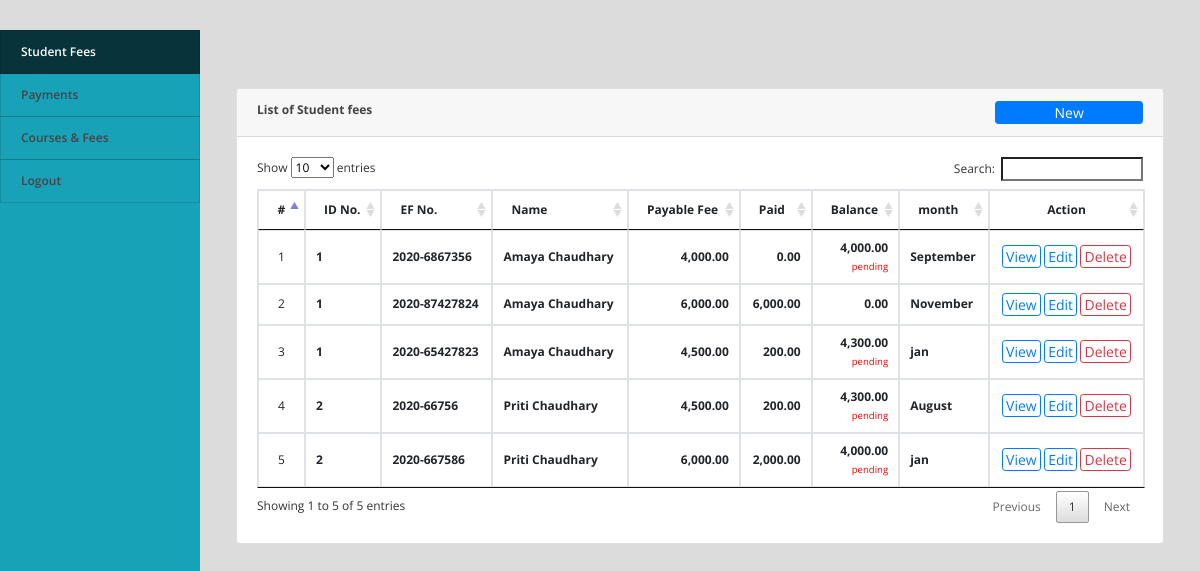
/accountant/index.php?page=fees (signed in), run on the app's committed database.
### tables this page shows
CREATE TABLE `student_ef_list` (
  `id` int(30) NOT NULL,
  `student_id` int(30) NOT NULL,
  `ef_no` varchar(200) NOT NULL,
  `course_id` int(30) NOT NULL,
  `total_fee` float NOT NULL,
  `date_created` datetime NOT NULL DEFAULT current_timestamp(),
  `month` varchar(20) NOT NULL
);

CREATE TABLE `students` (
  `student_id` int(11) NOT NULL,
  `name` varchar(255) NOT NULL,
  `email` varchar(255) NOT NULL,
  `password` varchar(255) NOT NULL,
  `class_id` int(11) NOT NULL,
  `phone` varchar(255) NOT NULL,
  `gender` varchar(255) NOT NULL,
  `dob` date NOT NULL,
  `created_at` date NOT NULL DEFAULT current_timestamp(),
  `address` varchar(255) NOT NULL,
  `active` int(1) NOT NULL DEFAULT 1
);

### accountant/fees.php (the view, shortened to what this page needs)
<?php include('../config.php');?>
<div class="container-fluid">
	<div class="col-lg-12">
		<div class="row">
			<div class="col-md-12">
				<div class="card">
					<div class="card-header">
						<b>List of Student fees </b>
						<span class="float:right"><a class="btn btn-primary btn-block btn-sm col-sm-2 float-right" href="javascript:void(0)" id="new_fees">
					<i class="fa fa-plus"></i> New
				</a></span>
					</div>
					<div class="card-body">
						<table class="table table-condensed table-bordered table-hover">
							<thead>
								<tr>
									<th class="text-center">#</th>
									<th class="">ID No.</th>
									<th class="">EF No.</th>
									<th class="">Name</th>
									<th class="">Payable Fee</th>
									<th class="">Paid</th>
									<th class="">Balance</th>
									<th class="">month</th>
									<th class="text-center">Action</th>
								</tr>
							</thead>
							<tbody>
								<?php
								$i = 1;
								$fees = $conn->query("SELECT ef.*,s.name as sname,s.student_id FROM student_ef_list ef inner join students s on s.student_id = ef.student_id order by s.name asc ");
								while($row=$fees->fetch_assoc()):
									$paid = $conn->query("SELECT sum(amount) as paid FROM payments where ef_id=".$row['id']);
									$paid = $paid->num_rows > 0 ? $paid->fetch_array()['paid']:'';
									$balance = $row['total_fee'] - $paid;
								?>
								<tr>
									<td class="text-center"><?php echo $i++ ?></td>
									<td>
										<p> <b><?php echo $row['student_id'] ?></b></p>
									</td>
									<td>
										<p> <b><?php echo $row['ef_no'] ?></b></p>
									</td>
									<td>
										<p> <b><?php echo ucwords($row['sname']) ?></b></p>
									</td>
									<td class="text-right">
										<p> <b><?php echo number_format($row['total_fee'],2) ?></b></p>
									</td>
									<td class="text-right">
										<p> <b><?php echo number_format($paid,2) ?></b></p>
									<td class="text-right">
										<p> <b><?php echo number_format($balance,2) ?></b></p>
										<?php if($balance>0){ ?>
											<small style="color:red;">pending</small>
										<?php } ?>
									</td>
									<td>
										<p> <b><?php echo $row['month'] ?></b></p>
									</td>
									<td class="text-center">
										<button class="btn btn-sm btn-outline-primary view_payment" type="button" data-id="<?php echo $row['id'] ?>">View</button>
										<button class="btn btn-sm btn-outline-primary edit_fees" type="button" data-id="<?php echo $row['id'] ?>" >Edit</button>
										<button class="btn btn-sm btn-outline-danger delete_fees" type="button" data-id="<?php echo $row['id'] ?>">Delete</button>
									</td>
								</tr>
								<?php endwhile; ?>
							</tbody>
						</table>
					</div>
				</div>
			</div>
		</div>
	</div>
</div>

### accountant/assets/css/style.css (style rules this page uses)
body { font-family: "Open Sans", sans-serif; color: #444444; width: 100%; height: calc(100%); font-size: 12px; }
a { color: #1977cc; }
.btn-sm { padding: .0001rem .2rem; }

### accountant/index.php (style rules this page uses)
body { background: #80808045; }

### accountant/fees.php (style rules this page uses)
td { vertical-align: middle !important; }
td p { margin: unset }

### data on the page
student_ef_list: student.student_id "1", ef_no "2020-6867356", student.name "Amaya Chaudhary", total_fee "4,000.00", paid "0.00", shows "pending", month "September"
student_ef_list: student.student_id "1", ef_no "2020-87427824", student.name "Amaya Chaudhary", total_fee "6,000.00", paid "6,000.00", balance "0.00", month "November"
student_ef_list: student.student_id "1", ef_no "2020-65427823", student.name "Amaya Chaudhary", total_fee "4,500.00", paid "200.00", balance "4,300.00", shows "pending", month "jan"
student_ef_list: student.student_id "2", ef_no "2020-66756", student.name "Priti Chaudhary", total_fee "4,500.00", paid "200.00", balance "4,300.00", shows "pending", month "August"
student_ef_list: student.student_id "2", ef_no "2020-667586", student.name "Priti Chaudhary", total_fee "6,000.00", paid "2,000.00", balance "4,000.00", shows "pending", month "jan"
